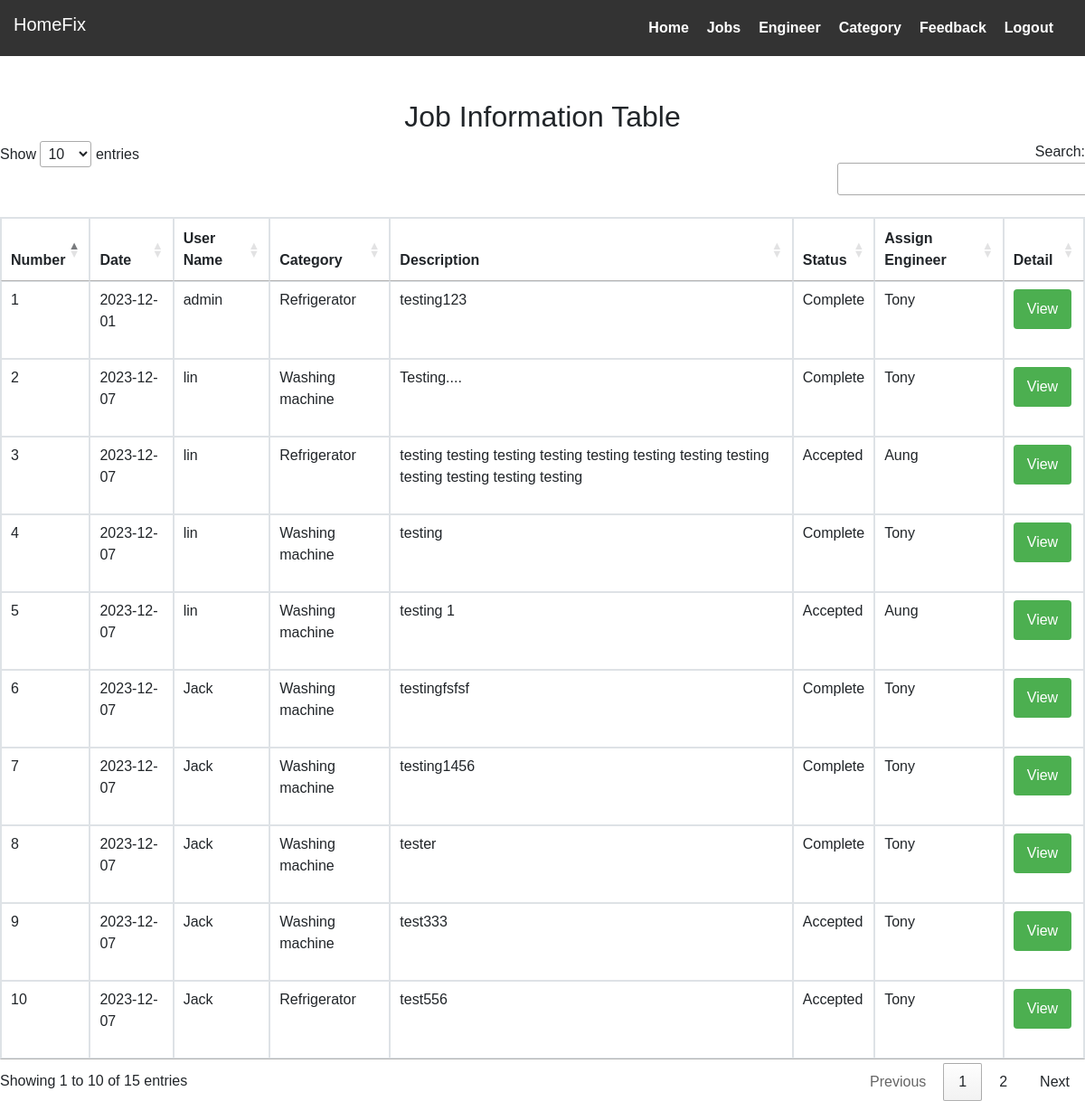
Screenshot of /admin/Job/index.php with the database file from the repository.
### tables this page shows
CREATE TABLE `job` (
  `id` int(11) NOT NULL,
  `description` text DEFAULT NULL,
  `category_id` int(11) DEFAULT NULL,
  `user_id` int(11) DEFAULT NULL,
  `job_status` varchar(255) DEFAULT NULL,
  `date` date DEFAULT NULL,
  `engineer_id` int(11) DEFAULT NULL,
  `feedback` text DEFAULT NULL,
  `rank` int(11) DEFAULT NULL
);

CREATE TABLE `user_table` (
  `id` int(11) NOT NULL,
  `name` varchar(255) NOT NULL,
  `email` varchar(255) NOT NULL,
  `password` varchar(255) NOT NULL,
  `ph_number` varchar(20) DEFAULT NULL,
  `address` varchar(255) DEFAULT NULL,
  `postcode` varchar(20) DEFAULT NULL,
  `role_id` int(11) DEFAULT NULL,
  `gender` varchar(10) DEFAULT NULL,
  `category_id` int(11) DEFAULT NULL
);

CREATE TABLE `category` (
  `id` int(11) NOT NULL,
  `name` varchar(255) NOT NULL
);

### admin/Job/index.php (the view, shortened to what this page needs)
<!DOCTYPE html>
<html lang="en">
<head>
    <link rel="stylesheet" href="https://maxcdn.bootstrapcdn.com/bootstrap/4.2.1/css/bootstrap.min.css">
    <link rel="stylesheet" href="../css/style.css">
    <link rel="stylesheet" type="text/css" href="https://cdn.datatables.net/1.11.5/css/jquery.dataTables.css">
</head>
<body>
<div class="navbar">
    <div class="logo">
        <h5>HomeFix</h5>
    </div>
    <ul class="nav-links">
        <li><a href="../index.php" class="w3-bar-item w3-button">Home</a></li>
        <li><a href="index.php" class="w3-bar-item w3-button">Jobs</a></li>
        <li><a href="../engineer/index.php" class="w3-bar-item w3 button">Engineer</a></li>
        <li><a href="../category/index.php" class="w3-bar-item w3 button">Category</a></li>
        <li><a href="../feedback/index.php" class="w3-w3-bar-item w3 button">Feedback</a></li>
        <li> <a href="../logout.php" class="w3-bar-item w3-button">Logout</a></li>
    </ul>
</div>
<br><br>
<h2 style="text-align: center;">Job Information Table</h2>
<table id="jobTable" class="table table-bordered">
    <thead>
        <tr>
            <th>Number</th>
            <th>Date</th>
            <th>User Name</th>
            <th>Category</th>
            <th>Description</th>
            <th>Status</th>
            <th>Assign Engineer</th>
            <th>Detail</th>
        </tr>
    </thead>
    <tbody>
    <?php
    $mysqli = new mysqli('localhost', 'root', '', 'customerservices');
    $query = "SELECT j.id, j.date, u.name, u.email, u.ph_number, u.address, c.name AS category_name, j.description, j.job_status, j.engineer_id
              FROM job j
              LEFT JOIN user_table u ON j.user_id = u.id
              LEFT JOIN category c ON j.category_id = c.id";
    $result = $mysqli->query($query);
    if ($result->num_rows > 0) {
        $counter = 1;
        while ($row = $result->fetch_assoc()) {
            echo "<tr>";
            echo "<td>" . $counter . "</td>";
            echo "<td>{$row['date']}</td>";
            echo "<td>{$row['name']}</td>";
            echo "<td>{$row['category_name']}</td>";
            echo "<td>{$row['description']}</td>";
            echo "<td>{$row['job_status']}</td>";
            echo "<td>";
            if (!empty($row['engineer_id'])) {
                $engineer_id = $row['engineer_id'];
                $query = "SELECT name FROM user_table WHERE id = '$engineer_id'";
                $engineer_result = $mysqli->query($query);
                if ($engineer_result && $engineer_result->num_rows > 0) {
                    $engineer = $engineer_result->fetch_assoc();
                    echo $engineer['name'];
                } else {
                    echo "Invalid Engineer";
                }
            } else {
                echo "<button class='assign-engineer-btn' data-job-id='{$row['id']}' data-toggle='modal' data-target='#assignEngineerModal'>Assign Engineer</button>";
            }
            echo "</td>";
            echo "<td>";
            echo "<a href='view.php?id=" . $row["id"] . "'><button>View</button></a>&nbsp;";
            echo "</td>";
            echo "</tr>";
            $counter++;
            }
    } else {
        echo "Error: " . $mysqli->error;
    }
?>
    </tbody>
</table>
</body>
</html>

### admin/css/style.css (style rules this page uses)
body { font-family: Arial, sans-serif; margin: 0; padding: 0; }
.navbar { background-color: #333; color: white; padding: 15px; display: flex; justify-content: space-between; align-items: center; }
.navbar ul { list-style-type: none; margin: 0; padding: 0; display: flex; }
.navbar li { margin-right: 20px; }
.navbar a { text-decoration: none; color: white; font-weight: bold; font-size: 16px; }
button { background-color: #4CAF50; color: white; padding: 10px 15px; border: none; border-radius: 4px; cursor: pointer; }

### rows the page displays
job: date "2023-12-01", user.name "admin", category.name "Refrigerator", description "testing123", job_status "Complete", engineer.name "Tony"
job: date "2023-12-07", user.name "lin", category.name "Washing machine", description "Testing....", job_status "Complete", engineer.name "Tony"
job: date "2023-12-07", user.name "lin", category.name "Refrigerator", description "testing testing testing testing testing testing testing testing testing testing testing testing", job_status "Accepted", engineer.name "Aung"
job: date "2023-12-07", user.name "lin", category.name "Washing machine", description "testing", job_status "Complete", engineer.name "Tony"
job: date "2023-12-07", user.name "lin", category.name "Washing machine", description "testing 1", job_status "Accepted", engineer.name "Aung"
job: date "2023-12-07", user.name "Jack", category.name "Washing machine", description "testingfsfsf", job_status "Complete", engineer.name "Tony"
job: date "2023-12-07", user.name "Jack", category.name "Washing machine", description "testing1456", job_status "Complete", engineer.name "Tony"
job: date "2023-12-07", user.name "Jack", category.name "Washing machine", description "tester", job_status "Complete", engineer.name "Tony"
job: date "2023-12-07", user.name "Jack", category.name "Washing machine", description "test333", job_status "Accepted", engineer.name "Tony"
job: date "2023-12-07", user.name "Jack", category.name "Refrigerator", description "test556", job_status "Accepted", engineer.name "Tony"
